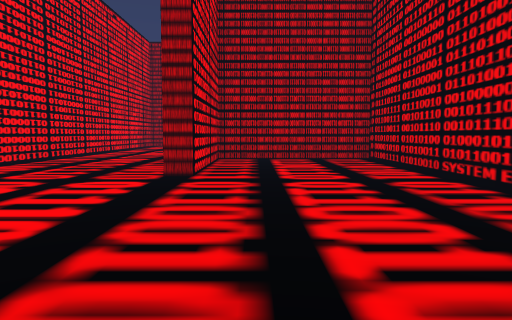
View 1 (above)

24 first-person views from a walk through a Unity game level. The camera is 1.4 m above the floor, tilts 4° down and sees 70° across. The floor is counted in squares, 2 m on a side. Each view is taken from the middle of a square. On the plan, view 1 faces up. The plan holds only what a view shows up to about 11 squares ahead; the rest is blank. The place goes on beyond the plan. Some animated figures are left out.

View 2
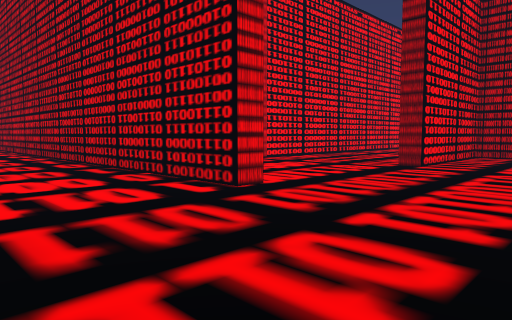

View 3
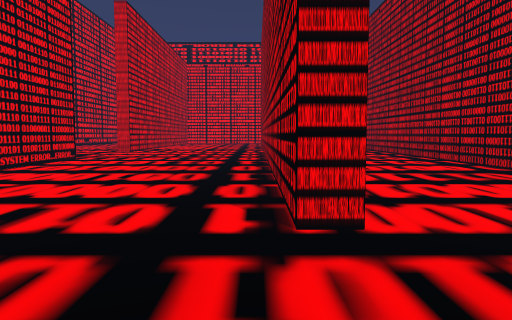

View 4
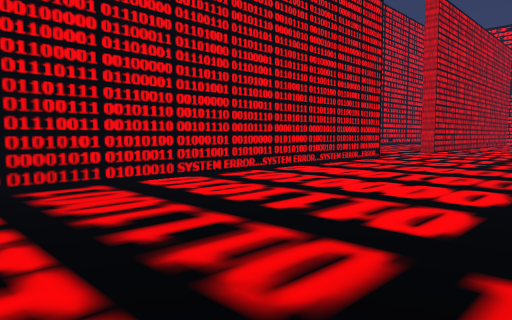

View 5
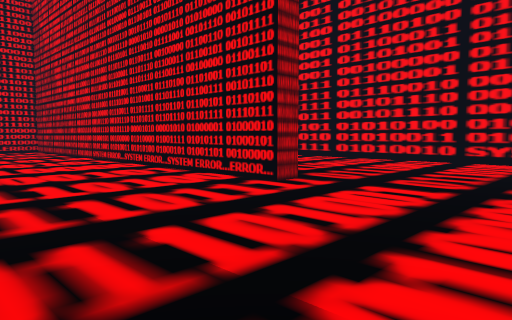

View 6
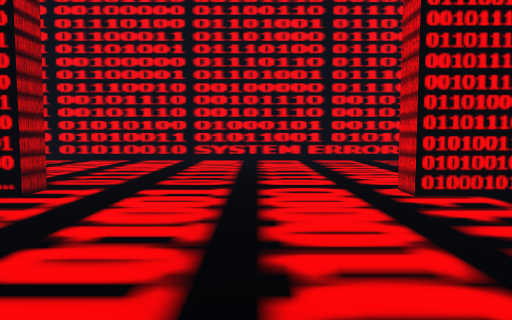

View 7
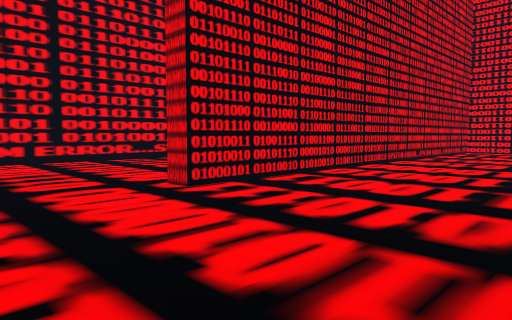

View 8
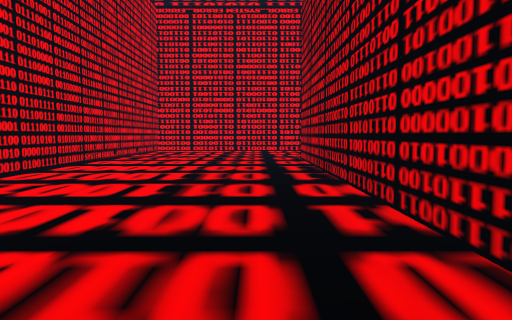

View 9
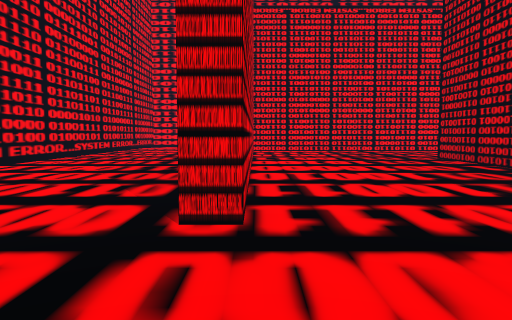

View 10
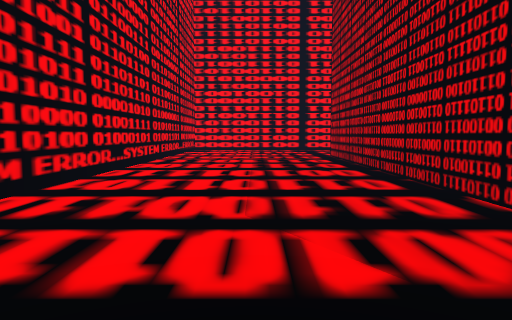

View 11
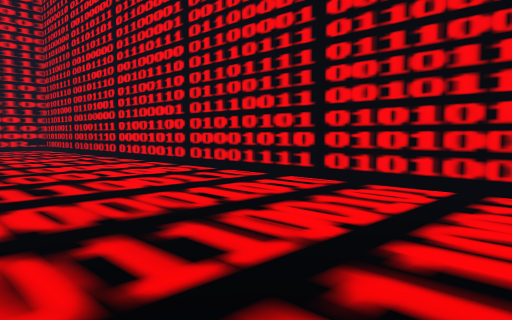

View 12
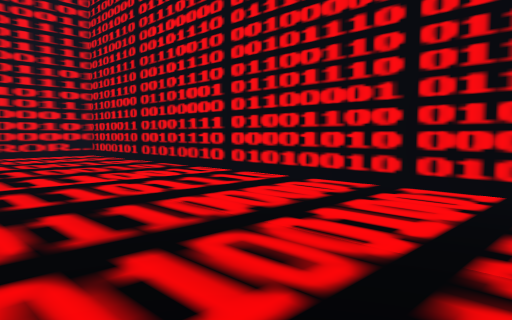

View 13
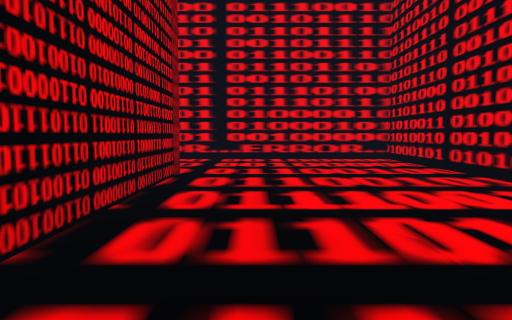

View 14
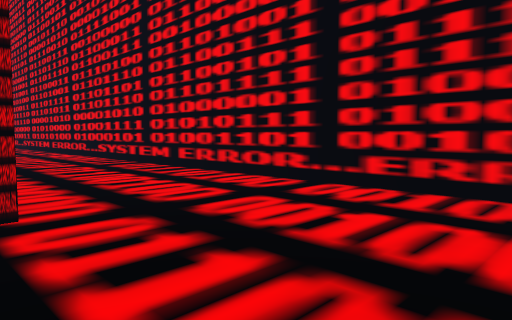

View 15
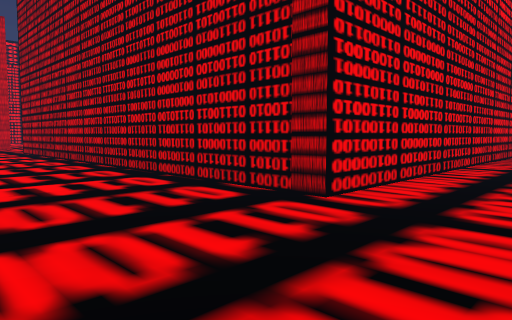

View 16
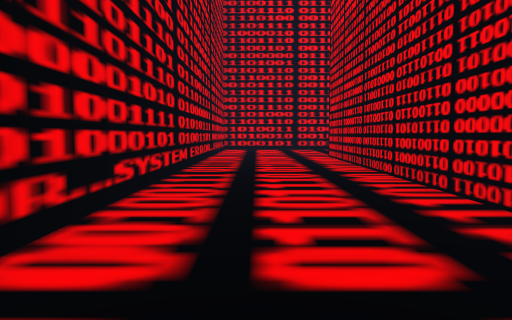

View 17
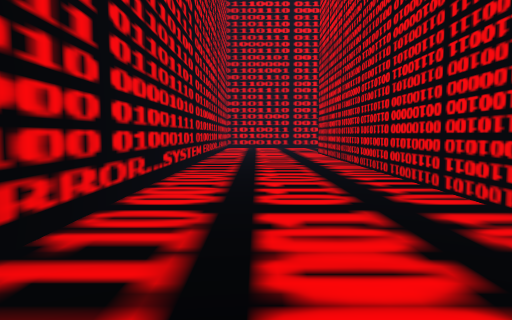

View 18
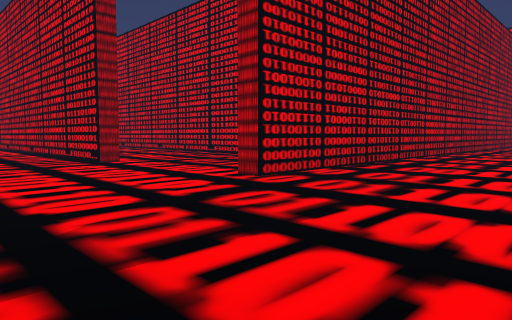

View 19
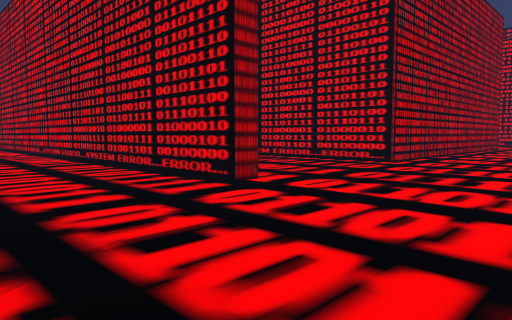

View 20
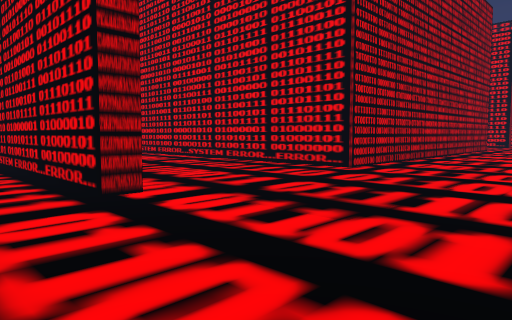

View 21
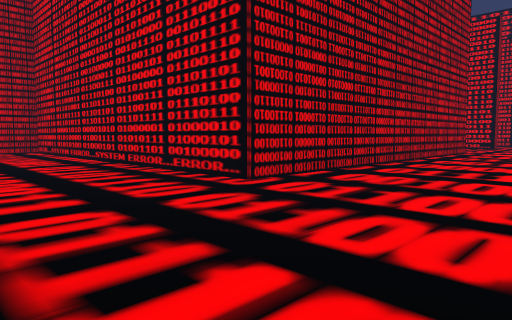

View 22
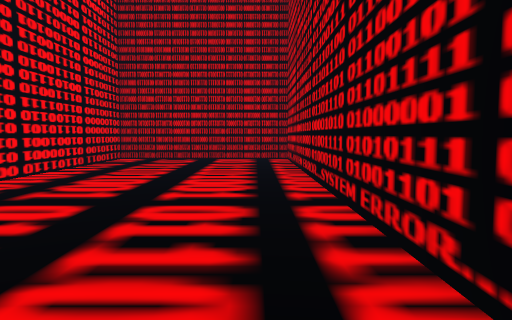

View 23
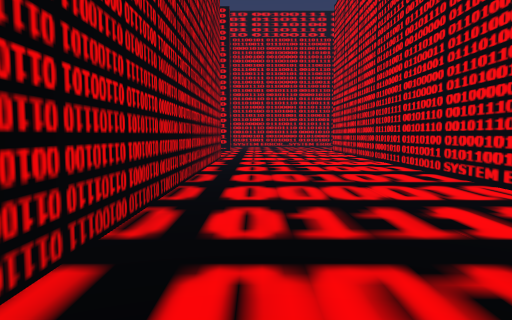

View 24
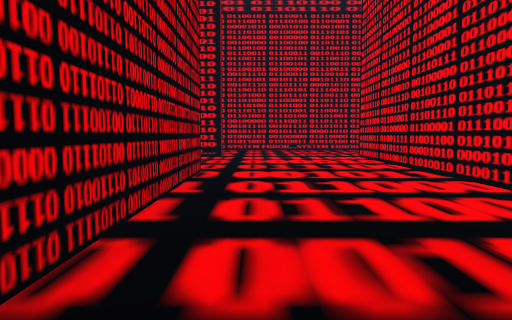

### Floor plan
Points are (right, up) in squares from view 1. A wall is a line through its corners. A room is listed if a view was taken in it or the views show most of it. See-through windows are left out.
Room 1 (views 1, 2, 3, 4, 5, 6, 7, 8, 9, 10, 11, 12, 13, 14, 15, 16, 17, 18, 19, 20, 21, 22, 23, 24)
walls: (-6, 6.1) (-17.1, 6.1) (-17.1, 17.3) (-21.8, 17.3) (-21.8, 12.4); (-12.5, 1.8) (-2, 1.8); (-12.7, 1.3) (-21.6, 1.3) (-21.6, 1.9); (-6, 11) (-6, 8.6); (-1.6, 1.9) (-1.6, 1.3) (-10.4, 1.3); (-9.4, -4.6) (-9.4, -4.1) (0.1, -4.1); (3.2, 4.5) (3.2, 10.3) (-1, 10.3) (-1, 6.1) (-1.6, 6.1); (3.7, 5.8) (3.7, -4.6) (-6.2, -4.6); (-21.7, 6.1) (-22.3, 6.1) (-22.3, 14); (-18.4, -4.6) (-26, -4.6); (-22.5, -4.1) (-13.8, -4.1) (-13.8, -4.6); (-16.9, -9.8) (7.5, -9.8) (7.5, 7); (-26.1, -9.8) (-18.9, -9.8)

Where each view was taken, in squares from view 1:
view 1: 0 up, 0 right, facing up
view 2: 2 down, 2 right, facing up-left
view 3: 1 up, 1 right, facing left
view 4: 1 up, 1 right, facing down-left
view 5: 0 up, 13 left, facing down-right
view 6: 0 up, 12 left, facing down
view 7: 0 up, 11 left, facing down-left
view 8: 0 up, 11 left, facing left
view 9: 4 down, 11 left, facing left
view 10: 7 down, 15 left, facing left
view 11: 5 down, 10 left, facing down-right
view 12: 5 down, 5 left, facing down-right
view 13: 6 down, 3 left, facing right
view 14: 8 down, 3 right, facing up-right
view 15: 8 down, 6 right, facing up-left
view 16: 7 up, 6 right, facing down
view 17: 9 up, 6 right, facing down
view 18: 3 down, 26 left, facing up-right
view 19: 2 up, 26 left, facing up-right
view 20: 2 up, 24 left, facing up-right
view 21: 2 up, 21 left, facing up-right
view 22: 7 up, 18 left, facing up
view 23: 5 up, 17 left, facing right
view 24: 5 up, 13 left, facing right
